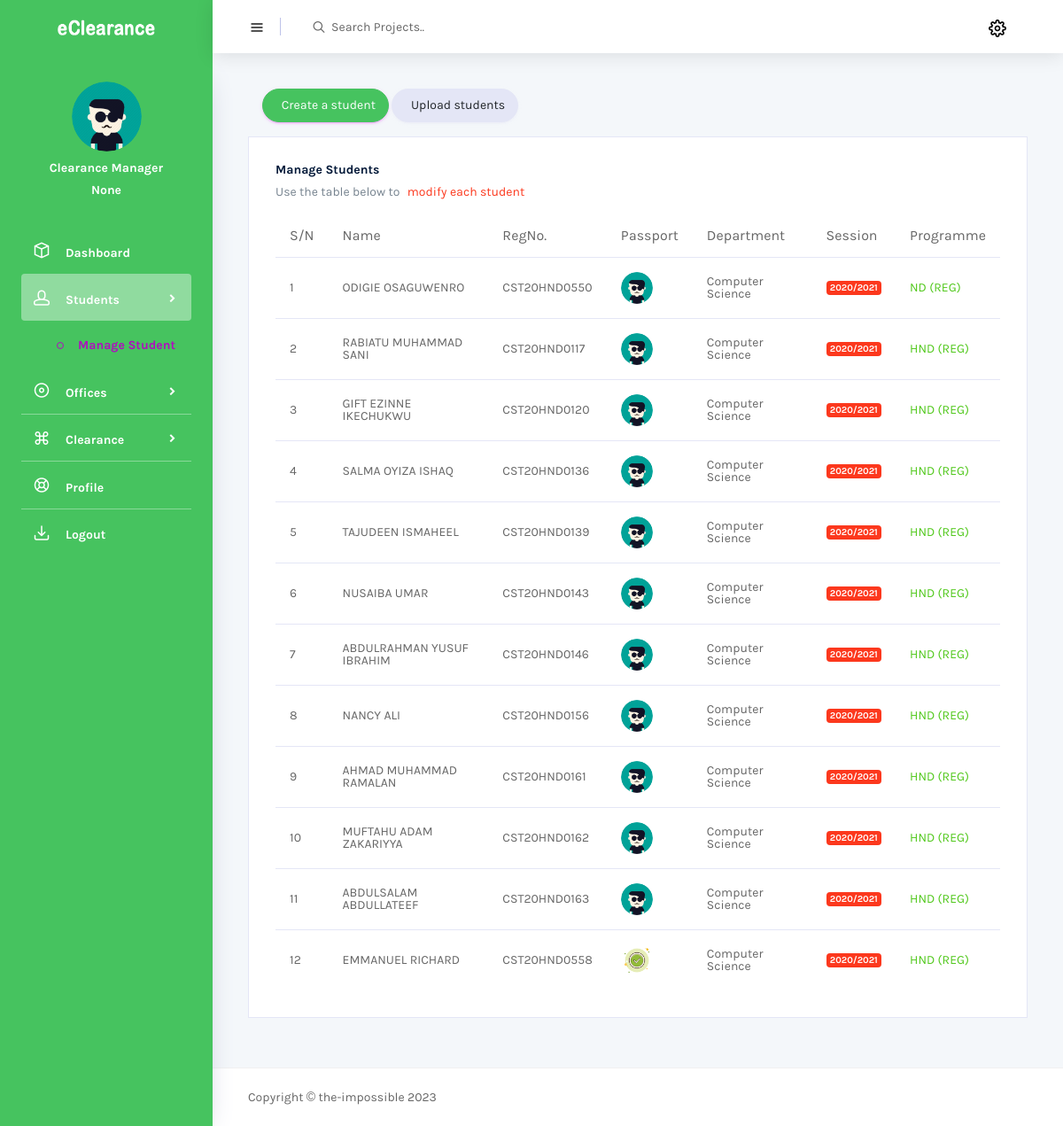
The app's page /manage_student (signed in), older data.
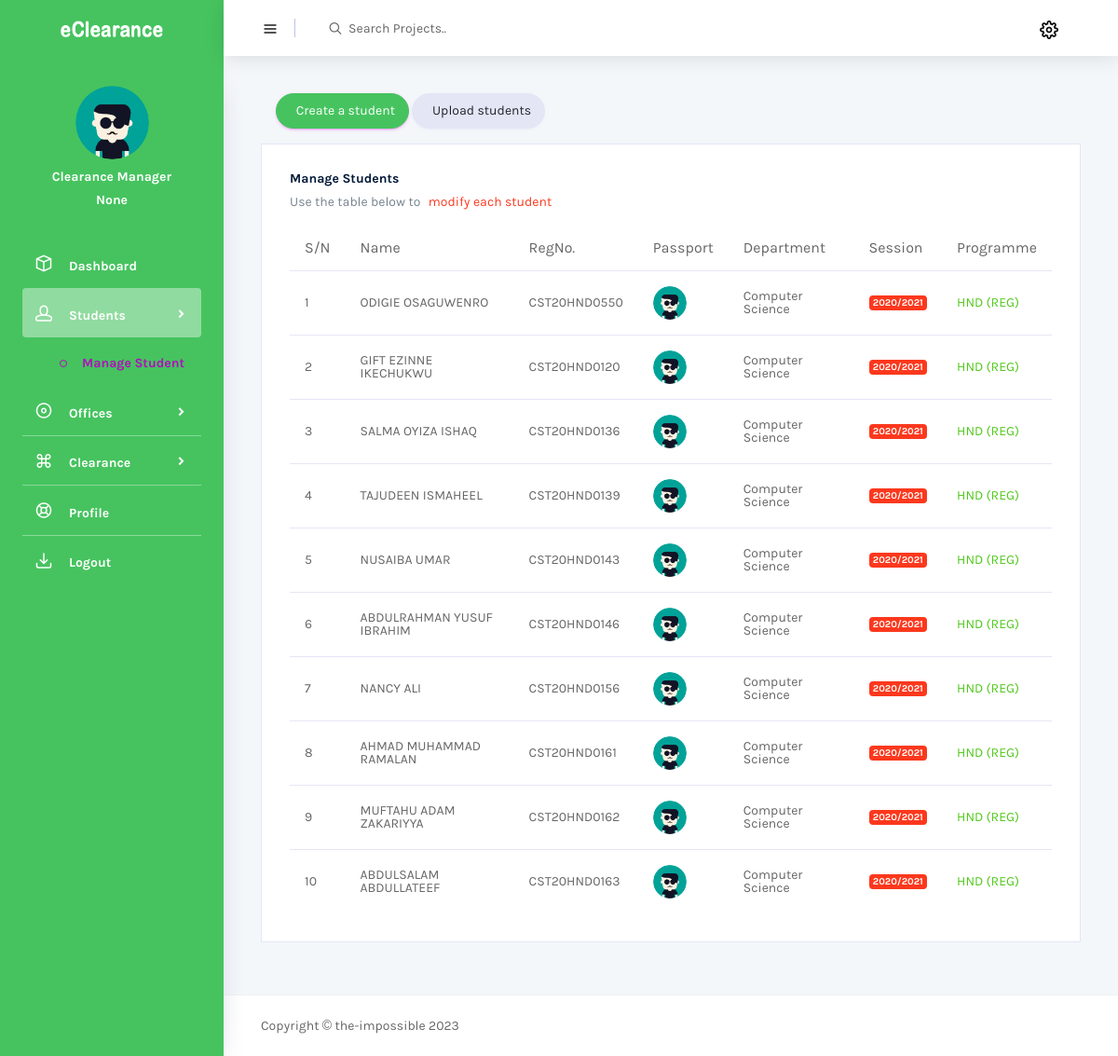
The same page, newer data.
### eClearanceAuth/models.py (models this page shows, shortened)
class StudentProfile(models.Model):
    stud_id = models.UUIDField(
        default=uuid.uuid4, primary_key=True, unique=True, editable=False)
    user = models.OneToOneField(
        to="User", on_delete=models.CASCADE, blank=True)
    department = models.ForeignKey(
        to="Department", on_delete=models.CASCADE, blank=True)
    session = models.ForeignKey(
        to="Session", on_delete=models.CASCADE, blank=True)
    programme = models.ForeignKey(
        to="Programme", on_delete=models.CASCADE, blank=True)
    date_joined = models.DateTimeField(
        verbose_name='date_joined', auto_now_add=True)
    class Meta:
        db_table = 'Student Profile'
        verbose_name_plural = 'Student Profile'

class User(AbstractBaseUser, PermissionsMixin):
    user_id = models.UUIDField(
        default=uuid.uuid4, primary_key=True, unique=True, editable=False)
    username = models.CharField(max_length=100, db_index=True,
                                unique=True, verbose_name='reg number', blank=True)
    passport = models.ImageField(
        default='img/user.png', upload_to='uploads/passport/', null=True)
    user_type = models.ForeignKey(
        to="UserType", on_delete=models.CASCADE, blank=True, null=True,)
    name = models.CharField(
        max_length=100, db_index=True, blank=True, null=True)
    date_joined = models.DateTimeField(
        verbose_name='date_joined', auto_now_add=True)
    last_login = models.DateTimeField(
        verbose_name='last_login', auto_now=True, null=True)
    is_active = models.BooleanField(default=True)
    is_staff = models.BooleanField(default=False)
    is_superuser = models.BooleanField(default=False)
    USERNAME_FIELD = 'username'
    REQUIRED_FIELDS = ['name',]
    objects = UserManager()
    class Meta:
        db_table = 'Users'
        verbose_name_plural = 'Users'

class Department(models.Model):
    dept_id = models.UUIDField(
        default=uuid.uuid4, primary_key=True, unique=True, editable=False)
    dept_title = models.CharField(max_length=30, unique=True)
    def __str__(self):
        return self.dept_title
    class Meta:
        db_table = 'Department'
        verbose_name_plural = 'Departments'

class Session(models.Model):
    session_title = models.CharField(max_length=9, unique=True)
    session_description = models.CharField(
        max_length=100, blank=True, null=True)
    def __str__(self):
        return self.session_title
    class Meta:
        db_table = 'Session'
        verbose_name_plural = 'Sessions'

class Programme(models.Model):
    programme_title = models.CharField(max_length=30, unique=True)
    programme_description = models.CharField(
        max_length=100, blank=True, null=True)
    def __str__(self):
        return self.programme_title
    class Meta:
        db_table = 'Programme'
        verbose_name_plural = 'Programmes'

### eClearanceAuth/views.py (the view, shortened to what this page needs)
# urls.py: path('manage_student', ManageStudentView.as_view(), name="manage_student"),
class ManageStudentView(LoginRequiredMixin, ListView):
    template_name = "backend/admin/manage_student.html"
    model = StudentProfile
    form_class = CreateSingleStudentForm
    second_form_class = CreateMultipleStudentForm
    queryset = StudentProfile.objects.all().order_by('-date_joined')
    def get_context_data(self, **kwargs):
        context = super().get_context_data(**kwargs)
        context["form1"] = self.form_class
        context["form2"] = self.second_form_class
        return context

### Templates/backend/admin/manage_student.html (shortened to what this page needs)
{% extends 'base.html' %}
{% load static %}
{% load crispy_forms_tags %}
{% block head %}{% include 'partials/auth_head.html' %}{% endblock head %}
{% block body %}
  <div class="container-scroller">
    {% block nav %}{% include 'partials/auth_nav.html' %}{% endblock nav %}
    <div class="container-fluid page-body-wrapper">
      {% include 'partials/auth_sidebar.html' %}
      <div class="main-panel">
        <div class="content-wrapper">
          <div class="row">
            <div class="col.lg-12 grid-margin">
              <button type="button" class="btn rounded-pill btn-primary ml-4" data-toggle="modal"
              data-target="#single">
                &nbsp; Create a student
              </button>
              <button type="button" class="btn rounded-pill btn-secondary" data-toggle="modal"
              data-target="#multiple">
                &nbsp; Upload students
              </button>
            </div>
            <div class="col-lg-12 grid-margin stretch-card">
              <div class="card">
                <div class="card-body">
                  <h4 class="card-title">Manage Students</h4>
                  <p class="card-description">
                    Use the table below to  <code>modify each student</code>
                  </p>
                  <div class="table-responsive">
                    <table class="table table-hover">
                      <thead>
                        <tr>
                          <th>S/N</th>
                          <th>Name</th>
                          <th>RegNo.</th>
                          <th>Passport</th>
                          <th>Department</th>
                          <th>Session</th>
                          <th>Programme</th>
                        </tr>
                      </thead>
                      <tbody>
                        {% if object_list %}
                          {% for object in object_list %}
                            <tr>
                              <td>{{forloop.counter}}</td>
                              <td>{{object.user.name|upper}}</td>
                              <td>{{object.user.username}}</td>
                              <td>
                                <a href="{% url 'auth:update_student' object.user.pk %}"> <img src="{{object.user.passport.url}}" alt="passport"></a>
                              </td>
                              <td>{{object.department}}</td>
                              <td><label class="badge badge-danger">{{object.session}}</label></td>
                              <td class="text-success"> {{object.programme}} </td>
                            </tr>
                          {% endfor %}
                        {% endif %}
                      </tbody>
                    </table>
                  </div>
                </div>
              </div>
            </div>
          </div>
        </div>
        {% block footer %}{% include 'partials/auth_footer.html' %}{% endblock footer %}
      </div>
    </div>
  </div>
{% endblock body %}

Row changes from the older to the newer data that the page shows:
removed StudentProfile: user.name "RABIATU MUHAMMAD SANI", user.username "CST20HND0117", user.passport (placeholder picture), department "Computer Science", session "2020/2021", programme "HND (REG)"
removed StudentProfile: user.name "EMMANUEL RICHARD", user.username "CST20HND0558", user.passport (picture), department "Computer Science", session "2020/2021", programme "HND (REG)"
changed StudentProfile "ODIGIE OSAGUWENRO": programme "ND (REG)" → "HND (REG)"
